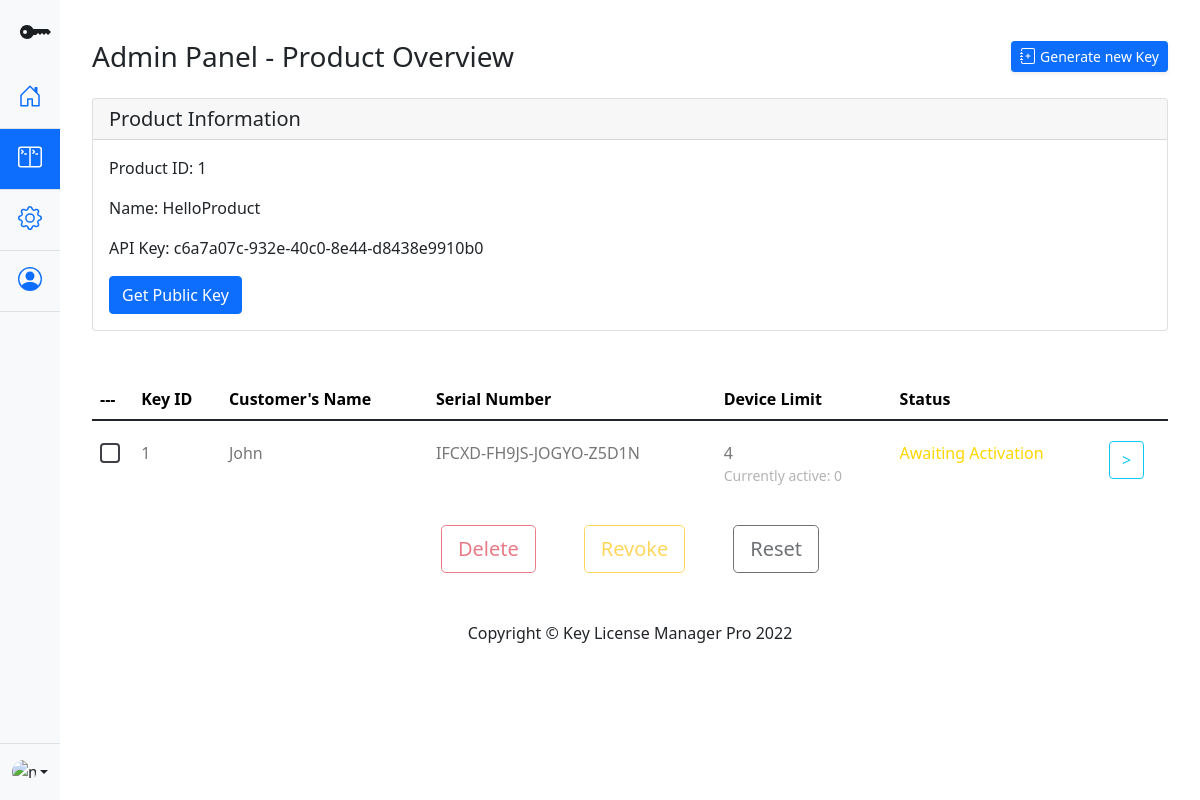
The page /cpanel/product/id/1 on the database as committed earlier.
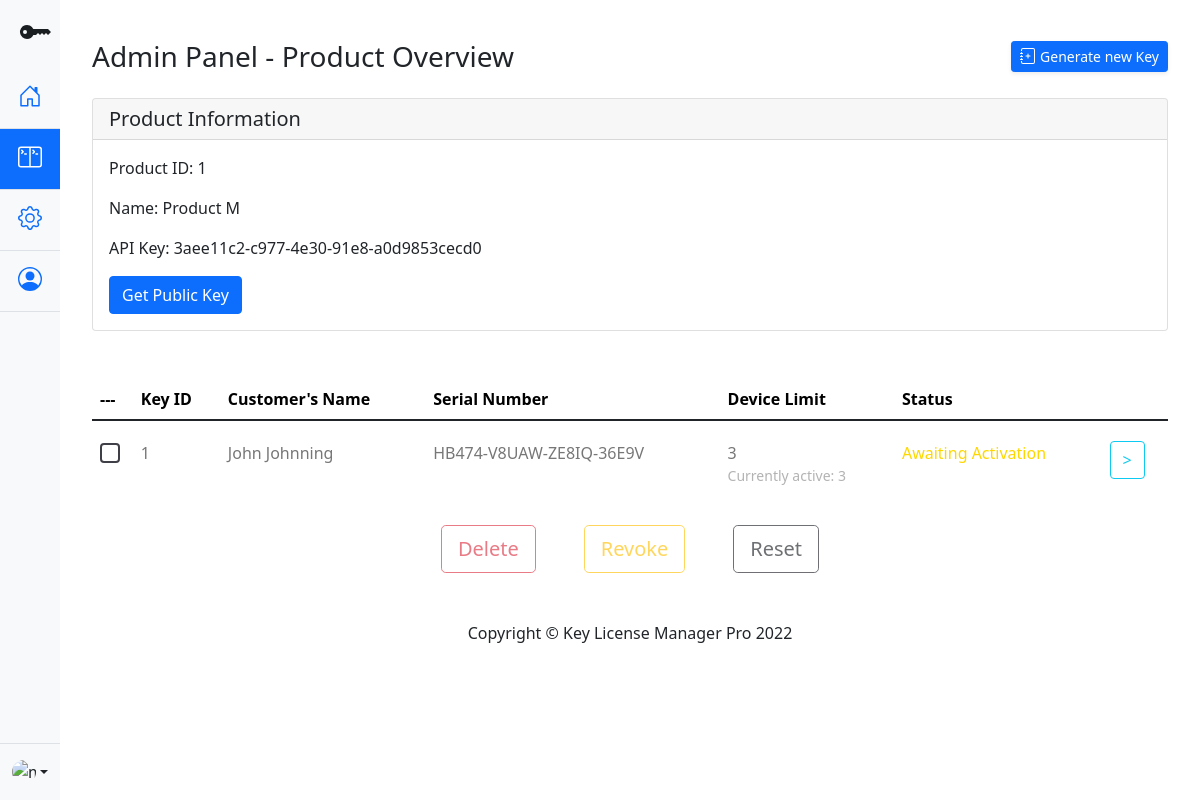
The same page on the database as committed later.
### models.py (models this page shows)
class Product(db.Model):
    __tablename__ = "product"
    id = db.Column( db.Integer, primary_key=True )
    name = db.Column( db.String(100), unique=True )
    logo = db.Column( db.String(150) )
    privateK = db.Column(db.String(1100), unique=True)
    publicK = db.Column(db.String(1100), unique=True)
    apiK = db.Column( db.String(100), unique=True )

class Key(db.Model):
    __tablename__ = "key"
    id = db.Column(db.Integer, primary_key=True)
    productid = db.Column(db.Integer, db.ForeignKey('product.id'), nullable=False)
    customername = db.Column( db.String(50) )
    serialkey = db.Column( db.String(100) )
    maxdevices = db.Column( db.Integer )
    devices = db.Column( db.Integer )
    status = db.Column( db.Integer )

### main.py (the view)
@main.route('/cpanel/product/id/<productid>')
def productDisplay(productid):
    keyList = DBAPI.getKeys(productid)
    productContent = DBAPI.getProductByID(productid)
    return render_template('product.html', prodID = productid, keyList = keyList, pcontent = productContent, pubKey = productContent.publicK.decode('utf-8'))

### databaseAPI.py (called while the page is built)
def getProductByID(productID):
    return Product.query.filter_by(id = productID).first()

def getKeys(productID):
    return Key.query.filter_by(productid = productID).all()

### templates/product.html (shortened to what this page needs)
<!doctype html>
<html lang="en">
	<head>
        <link rel="stylesheet" href="https://cdn.jsdelivr.net/npm/bootstrap-icons@1.8.1/font/bootstrap-icons.css">
		<link href="{{ url_for('static', filename='bootstrap.min.css') }}" rel="stylesheet">
		<link href="{{ url_for('static', filename='style.css') }}" rel="stylesheet">
	</head>
	<body>
        <section class="left-nav vh-100">
            <div class="d-flex flex-column bg-light vh-100" style="width: 5vw;">
                <a href="/" class="d-block p-3 link-dark text-decoration-none" title="Icon-only" data-bs-toggle="tooltip" data-bs-placement="right">
                    <svg xmlns="http://www.w3.org/2000/svg" width="40" height="32" fill="currentColor" class="bi bi-key-fill" viewBox="0 0 16 16">
                        <path d="M3.5 11.5a3.5 3.5 0 1 1 3.163-5H14L15.5 8 14 9.5l-1-1-1 1-1-1-1 1-1-1-1 1H6.663a3.5 3.5 0 0 1-3.163 2zM2.5 9a1 1 0 1 0 0-2 1 1 0 0 0 0 2z"/>
                    </svg>
                </a>
                <ul class="nav flex-grow-1 nav-pills nav-flush flex-column mb-auto text-center">
                    <li class="nav-item">
                        <a href="{{ url_for('main.cpanel') }}" class="nav-link py-3 border-bottom" aria-current="page" title="Home" data-bs-toggle="tooltip" data-bs-placement="right">
                            <svg class="bi" width="24" height="24" role="img" aria-label="Home">
                                <use xlink:href="#home"/>
                            </svg>
                        </a>
                    </li>
                    <li>
                        <a href="#" class="nav-link active py-3 border-bottom" title="Dashboard" data-bs-toggle="tooltip" data-bs-placement="right">
                        </a>
                    </li>
                    <li>
                        <a href="#" class="nav-link py-3 border-bottom" title="Orders" data-bs-toggle="tooltip" data-bs-placement="right">
                        </a>
                    </li>
                    <li>
                        <a href="#" class="nav-link py-3 border-bottom" title="Customers" data-bs-toggle="tooltip" data-bs-placement="right">
                            <svg class="bi" width="24" height="24" role="img" aria-label="Customers">
                                <use xlink:href="#people-circle"/>
                            </svg>
                        </a>
                    </li>
                </ul>
                <div class="dropdown border-top">
                    <a href="#" class="d-flex align-items-center justify-content-center p-3 link-dark text-decoration-none dropdown-toggle" id="dropdownUser3" data-bs-toggle="dropdown" aria-expanded="false">
                    <img src="https://github.com/mdo.png" alt="mdo" width="24" height="24" class="rounded-circle">
                    </a>
                </div>
            </div>
        </section>
        <div class="container-fluid right-display">
            <div id="content-wrapper" class="d-flex flex-column">
                <div id="content">
                    <div class="container-fluid special-padding main-body-setting">
                        <div class="d-sm-flex align-items-center justify-content-between mb-4">
                            <h1 class="h3 mb-0 text-gray-800">Admin Panel - Product Overview</h1>
                            <a id="createProductCall" href="#" class="d-none d-sm-inline-block btn btn-sm btn-primary shadow-sm">
                                <svg class="bi" width="16" height="16" role="img" aria-label="Home">
                                    <use xlink:href="#addproduct"/>
                                </svg>
                                Generate new Key</a>
                        </div>
                        <div class="container-fluid p-0">
                            <div class="card mb-5">
                                <h5 class="card-header">Product Information</h5>
                                <div class="card-body">
                                  <p class="card-text"><bold class="font-weight-bold">Product ID: </bold> {{ prodID }}</p>
                                  <p class="card-text"><bold class="font-weight-bold">Name: </bold> {{ pcontent.name }}</p>
                                  <p class="card-text"><bold class="font-weight-bold">API Key: </bold> {{ pcontent.apiK }}</p>
                                  <button id="getPubK" type="button" class="btn btn-primary">Get Public Key</button>
                                </div>
                            </div>
                            <div class="table-responsive custom-table-responsive">
                                {% if keyList|length > 0 %}
                                <table class="table custom-table">
                                    <thead>
                                        <tr>
                                            <th scope="col">
                                                ---
                                            </th>
                                            <th scope="col">Key ID</th>
                                            <th scope="col">Customer's Name</th>
                                            <th scope="col">Serial Number</th>
                                            <th scope="col">Device Limit</th>
                                            <th scope="col">Status</th>
                                        </tr>
                                    </thead>
                                    <tbody>
                                        {%for key in keyList%}
                                            <tr scope="row">
                                                <th scope="row">
                                                    <label class="control control--checkbox">
                                                        <div class="control__indicator"></div>
                                                    </label>
                                                </th>
                                                <td class="key-id-data">
                                                    {{ key.id }}
                                                </td>
                                                <td>{{ key.customername }}</td>
                                                <td>{{ key.serialkey }}</td>
                                                <td>
                                                    {{ key.maxdevices }}
                                                    <small class="d-block"><bold>Currently active:</bold> {{ key.devices }}</small>
                                                </td>
                                                {% if key.status == 0 %}
                                                    <td class="status-inactive">Awaiting Activation</td>
                                                {% elif key.status == 1 %}
                                                    <td class="status-active">Active</td>
                                                {% elif key.status == 2 %}
                                                    <td class="status-revoked">Revoked</td>
                                                {% endif %}
                                                <td>
                                                    <a href="{{ url_for('main.keyDataDisplay', keyid = key.id) }}">
                                                        <button type="button" class="btn btn-outline-info">></button>
                                                    </a>
                                                </td>
                                            </tr>
                                            <tr class="spacer">
                                                <td colspan="100"></td>
                                            </tr>
                                        {%endfor%}
                                    </tbody>
                                </table>
                                {% else %}
                                    <h2 class="empty-header-text">Oh no ... There are no keys here :(</h2>
                                    <p class="empty-paragraph-text">Click on "Generate new Key" to get started!</p>
                                {% endif %}
                            </div>
                            <div class="d-flex justify-content-center mb-5">
                                <button type="button" class="btn btn-lg btn-outline-danger ms-4 me-4 action-on-key disabled">Delete</button>
                                <button type="button" class="btn btn-lg btn-outline-warning ms-4 me-4 action-on-key disabled">Revoke</button>
                                <button type="button" class="btn btn-lg btn-outline-dark ms-4 me-4 action-on-key disabled">Reset</button>
                            </div>
                        </div>
                    </div>
                </div>
                <footer class="sticky-footer bg-white">
                    <div class="container my-auto">
                        <div class="copyright text-center my-auto">
                            <span>Copyright © Key License Manager Pro 2022</span>
                        </div>
                    </div>
                </footer>
</div>
        </div>
    </body>
</html>

### static/style.css (style rules this page uses)
:root { --product-card-height: 20vh; }
body { min-height: 100vh; min-height: -webkit-fill-available; }
html { height: -webkit-fill-available; }
.bi { vertical-align: -.125em; pointer-events: none; fill: currentColor; }
.dropdown-toggle { outline: 0; }
.nav-flush .nav-link { border-radius: 0; }
.left-nav { position: fixed; left: 0; top: 0; width: 5vw; }
.right-display { padding-left: 5vw; padding-right: 0px !important; }
.special-padding { padding-left: 2rem !important; padding-right: 2rem !important; }
.custom-table { min-width: 900px; }
.custom-table thead tr, .custom-table thead th { border-top: none; border-bottom: none !important; color: rgb(0, 0, 0); }
.custom-table tbody th, .custom-table tbody td { color: #777; font-weight: 400; padding-bottom: 20px; padding-top: 20px; font-weight: 300; }
.custom-table tbody th small, .custom-table tbody td small { color: #b3b3b3; font-weight: 300; }
.custom-table tbody tr:not(.spacer) { border-radius: 7px; overflow: hidden; -webkit-transition: .3s all ease; -o-transition: .3s all ease; transition: .3s all ease; }
.custom-table tbody tr th, .custom-table tbody tr td { background: #ffffff; border: none; -webkit-transition: .3s all ease; -o-transition: .3s all ease; transition: .3s all ease; }
.custom-table tbody tr th a, .custom-table tbody tr td a { color: #b3b3b3; }
.custom-table tbody tr th:first-child, .custom-table tbody tr td:first-child { border-top-left-radius: 0px; border-bottom-left-radius: 0px; }
.custom-table tbody tr th:last-child, .custom-table tbody tr td:last-child { border-top-right-radius: 0px; border-bottom-right-radius: 0px; }
.custom-table tbody tr.spacer td { padding: 0 !important; height: 3px; border-radius: 0 !important; background: transparent !important; }
.control { display: block; position: relative; margin-bottom: 25px; cursor: pointer; font-size: 18px; }
.control__indicator { position: absolute; top: 2px; left: 0; height: 20px; width: 20px; border-radius: 4px; border: 2px solid #3f3f47; background: transparent; }
.control__indicator:after { font-family: 'Arial'; font-size: 1rem; content: ''; position: absolute; display: none; }
.control--checkbox .control__indicator:after { top: 50%; left: 50%; -webkit-transform: translate(-50%, -52%); -ms-transform: translate(-50%, -52%); transform: translate(-50%, -52%); }
.status-inactive { color: gold !important; }
.main-body-setting { margin-top: 5vh !important; }

Rows that differ between the two databases and show on the page:
changed Product: name "HelloProduct" → "Product M"; apiK "c6a7a07c-932e-40c0-8e44-d8438e9910b0" → "3aee11c2-c977-4e30-91e8-a0d9853cecd0"
changed Key id 1: customername "John" → "John Johnning"; serialkey "IFCXD-FH9JS-JOGYO-Z5D1N" → "HB474-V8UAW-ZE8IQ-36E9V"; maxdevices "4" → "3"; devices "0" → "3"
